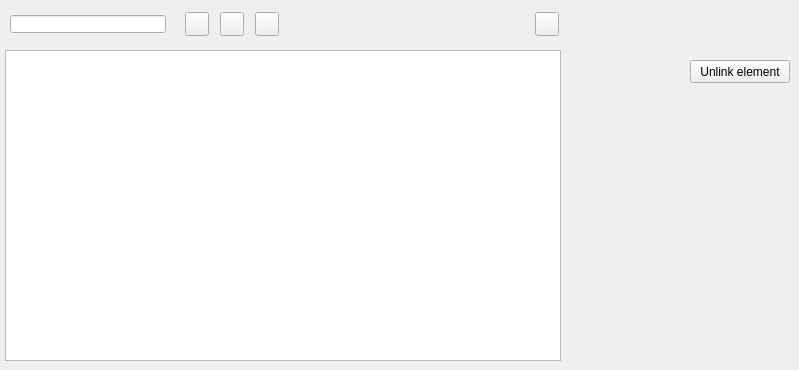
    <widget class="QWidget" name="tab_8">
     <attribute name="title">
      <string>Element</string>
     </attribute>
     <widget class="QPushButton" name="btn_element_delete">
      <property name="geometry">
       <rect>
        <x>690</x>
        <y>60</y>
        <width>100</width>
        <height>23</height>
       </rect>
      </property>
      <property name="text">
       <string>Unlink element</string>
      </property>
     </widget>
     <widget class="QTableView" name="tbl_element">
      <property name="geometry">
       <rect>
        <x>5</x>
        <y>50</y>
        <width>556</width>
        <height>311</height>
       </rect>
      </property>
      <property name="sortingEnabled">
       <bool>true</bool>
      </property>
     </widget>
     <widget class="QLineEdit" name="element_id">
      <property name="geometry">
       <rect>
        <x>10</x>
        <y>15</y>
        <width>156</width>
        <height>18</height>
       </rect>
      </property>
     </widget>
     <widget class="QPushButton" name="btn_insert">
      <property name="geometry">
       <rect>
        <x>185</x>
        <y>12</y>
        <width>24</width>
        <height>24</height>
       </rect>
      </property>
      <property name="text">
       <string/>
      </property>
      <property name="icon">
       <iconset>
        <normaloff>../icons/111b.png</normaloff>../icons/111b.png</iconset>
      </property>
      <property name="iconSize">
       <size>
        <width>22</width>
        <height>22</height>
       </size>
      </property>
     </widget>
     <widget class="QPushButton" name="new_element">
      <property name="geometry">
       <rect>
        <x>255</x>
        <y>12</y>
        <width>24</width>
        <height>24</height>
       </rect>
      </property>
      <property name="text">
       <string/>
      </property>
      <property name="icon">
       <iconset>
        <normaloff>../icons/131b.png</normaloff>../icons/131b.png</iconset>
      </property>
      <property name="iconSize">
       <size>
        <width>22</width>
        <height>22</height>
       </size>
      </property>
     </widget>
     <widget class="QPushButton" name="open_element">
      <property name="geometry">
       <rect>
        <x>535</x>
        <y>12</y>
        <width>24</width>
        <height>24</height>
       </rect>
      </property>
      <property name="text">
       <string/>
      </property>
      <property name="icon">
       <iconset>
        <normaloff>../icons/134b.png</normaloff>../icons/134b.png</iconset>
      </property>
      <property name="iconSize">
       <size>
        <width>22</width>
        <height>22</height>
       </size>
      </property>
     </widget>
     <widget class="QPushButton" name="btn_delete">
      <property name="geometry">
       <rect>
        <x>220</x>
        <y>12</y>
        <width>24</width>
        <height>24</height>
       </rect>
      </property>
      <property name="text">
       <string/>
      </property>
      <property name="icon">
       <iconset>
        <normaloff>../icons/112b.png</normaloff>../icons/112b.png</iconset>
      </property>
      <property name="iconSize">
       <size>
        <width>22</width>
        <height>22</height>
       </size>
      </property>
     </widget>
    </widget>
